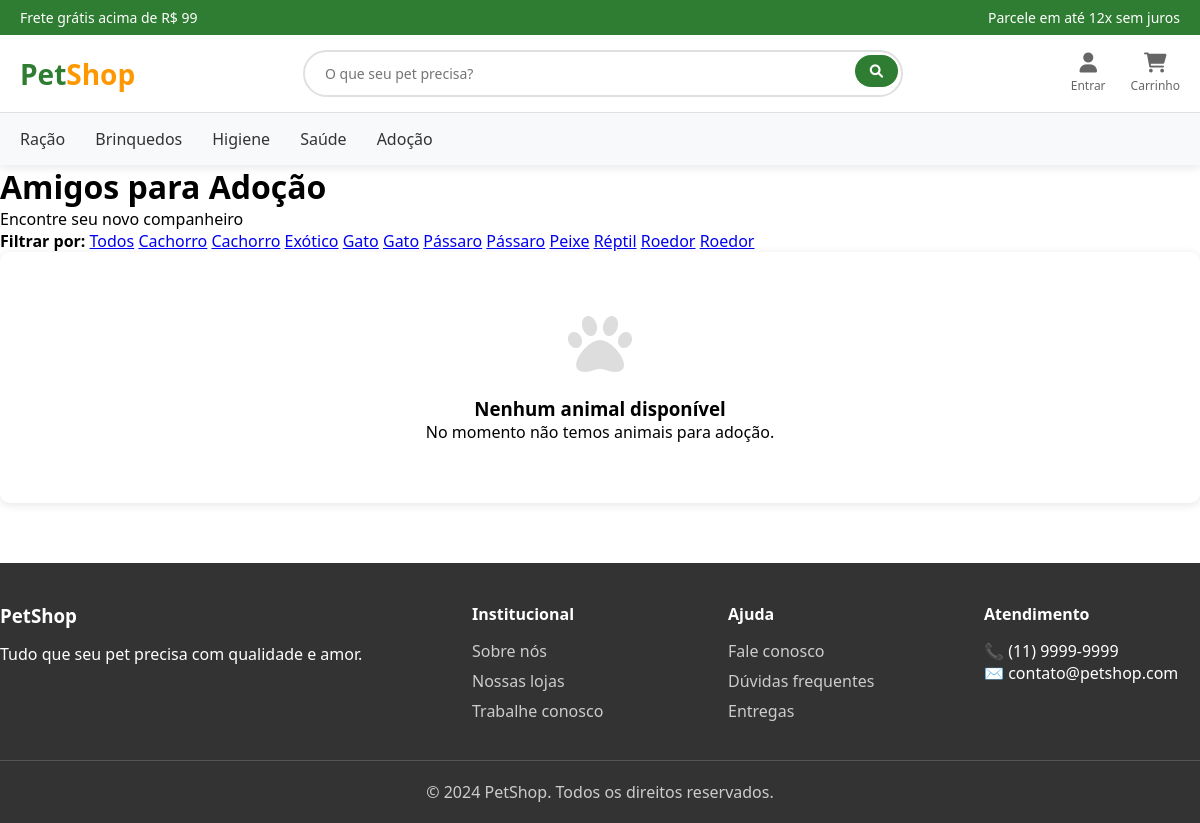
The app's page /animais.php with its own data.
### tables this page shows
CREATE TABLE `tipos_animais` (
  `id` int(11) NOT NULL,
  `nome` varchar(50) NOT NULL,
  `descricao` text DEFAULT NULL
);

### animais.php (the view, shortened to what this page needs)
<?php
include 'conexao.php';
$sql = "SELECT a.*, t.nome as tipo_nome, u.nome as usuario_nome
        FROM animais a
        LEFT JOIN tipos_animais t ON a.tipo_animal_id = t.id
        LEFT JOIN usuarios u ON a.usuario_id = u.id
        WHERE a.adotado = 0
        ORDER BY a.data_entrada DESC";
$animais = $pdo->query($sql)->fetchAll();
$tipos_animais = $pdo->query("SELECT * FROM tipos_animais ORDER BY nome")->fetchAll();
?>
<?php include 'header.php'; ?>
<main>
    <div class="container">
        <div class="page-header">
            <h1>Amigos para Adoção</h1>
            <p>Encontre seu novo companheiro</p>
        </div>
        <div class="filtros">
            <div class="filtro-categorias">
                <strong>Filtrar por:</strong>
                <a href="animais.php" class="active">Todos</a>
                <?php foreach($tipos_animais as $tipo): ?>
                    <a href="animais.php?tipo=<?php echo $tipo['id']; ?>"><?php echo $tipo['nome']; ?></a>
                <?php endforeach; ?>
            </div>
        </div>
        <div class="animais-lista">
            <?php if (count($animais) > 0): ?>
                <div class="animais-grid">
                    <?php foreach($animais as $animal): ?>
                    <div class="animal-card">
                        <div class="animal-imagem">
                            <?php if (!empty($animal['foto'])): ?>
                                <img src="<?php echo $animal['foto']; ?>" alt="<?php echo $animal['nome']; ?>">
                            <?php else: ?>
                                <span>🐾</span>
                            <?php endif; ?>
                        </div>
                        <div class="animal-info">
                            <h3><?php echo $animal['nome']; ?></h3>
                            <div class="animal-details">
                                <p><strong>Espécie:</strong> <?php echo $animal['tipo_nome']; ?></p>
                                <p><strong>Raça:</strong> <?php echo $animal['raca'] ?: 'Não informada'; ?></p>
                                <p><strong>Idade:</strong> <?php echo $animal['idade']; ?> anos</p>
                                <p><strong>Sexo:</strong> <?php echo $animal['sexo'] == 'M' ? 'Macho' : 'Fêmea'; ?></p>
                            </div>
                            <p class="animal-desc"><?php echo substr($animal['descricao'], 0, 100) . '...'; ?></p>
                            <div class="animal-actions">
                                <a href="detalhes_animal.php?id=<?php echo $animal['id']; ?>" class="btn-adotar">Conhecer</a>
                                <span class="responsavel">Por: <?php echo $animal['usuario_nome']; ?></span>
                            </div>
                        </div>
                    </div>
                    <?php endforeach; ?>
                </div>
            <?php else: ?>
                <div class="sem-resultados">
                    <i class="fas fa-paw"></i>
                    <h3>Nenhum animal disponível</h3>
                    <p>No momento não temos animais para adoção.</p>
                </div>
            <?php endif; ?>
        </div>
    </div>
</main>
<?php include 'footer.php'; ?>

### header.php (style rules this page uses)
* { margin: 0; padding: 0; box-sizing: border-box; font-family: 'Segoe UI', Tahoma, Geneva, Verdana, sans-serif; }

### animais.php (style rules this page uses)
.sem-resultados { text-align: center; padding: 60px 20px; background: white; border-radius: 10px; box-shadow: 0 2px 10px rgba(0,0,0,0.1); }
.sem-resultados i { font-size: 4rem; color: #ddd; margin-bottom: 20px; }

### records on screen
tipos_animais: nome "Cachorro"
tipos_animais: nome "Cachorro"
tipos_animais: nome "Exótico"
tipos_animais: nome "Gato"
tipos_animais: nome "Gato"
tipos_animais: nome "Pássaro"
tipos_animais: nome "Pássaro"
tipos_animais: nome "Peixe"
tipos_animais: nome "Réptil"
tipos_animais: nome "Roedor"
tipos_animais: nome "Roedor"
